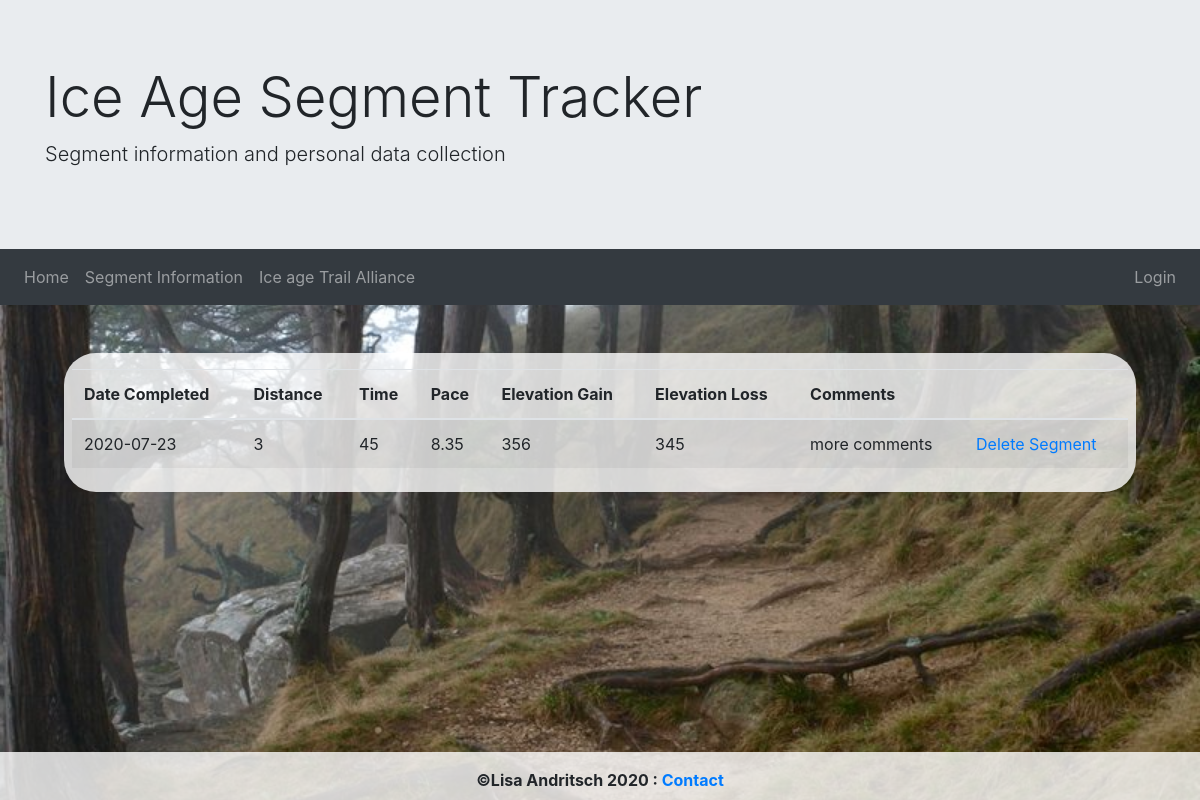
Page /completedSegment.php?completedId=2 on the committed database.
### tables this page shows
CREATE TABLE `usersegments` (
  `completedID` int NOT NULL AUTO_INCREMENT,
  `userID` int NOT NULL,
  `segmentID` int NOT NULL,
  `DateCompleted` date NOT NULL,
  `distance` int DEFAULT NULL,
  `time` int DEFAULT NULL,
  `Pace` double DEFAULT NULL,
  `elevationGain` int DEFAULT NULL,
  `elevationLoss` int DEFAULT NULL,
  `comments` varchar(250) DEFAULT NULL,
  PRIMARY KEY (`completedID`),
  KEY `segment` (`userID`,`segmentID`),
  KEY `segmentFK` (`segmentID`),
  CONSTRAINT `segmentFK` FOREIGN KEY (`segmentID`) REFERENCES `segmentinfo` (`ID`) ON DELETE CASCADE ON UPDATE CASCADE,
  CONSTRAINT `userFK` FOREIGN KEY (`userID`) REFERENCES `userinfo` (`ID`) ON DELETE CASCADE ON UPDATE CASCADE
);

### Views/MySegmentView.php (the view, shortened to what this page needs)
<?php
    function getCompletedSegment($segmentId) {
        $dbc = mysqli_connect('localhost', 'lisa', 'bacon', 'iceage');
        $segmentQuery = "SELECT * FROM usersegments WHERE completedID = $segmentId";
        $result = $dbc->query($segmentQuery)
                or die(mysqli_error($dbc));
        $tableInfo = '';
        while ($row = mysqli_fetch_array($result)) {
            $tableInfo .= "<tr><td>".$row[3]."</td><td>".$row[4]."</td><td>".$row[5]."</td><td>".$row[6]."</td><td>".$row[7]."</td><td>".$row[8]."</td><td>".$row[9]."</td><td><a href='deleteSegment.php?segmentId=".$segmentId."'>Delete Segment</a></td></tr>";
        }
        return $tableInfo;
    }
?>

### styles.css (style rules this page uses)
body { background-image: url(images/IATCover.jpeg); background-size: cover; background-repeat: no-repeat; background-attachment: fixed; }

### rows in the picture
usersegments: DateCompleted "2020-07-23", distance "3", time "45", Pace "8.35", elevationGain "356", elevationLoss "345", comments "more comments"
